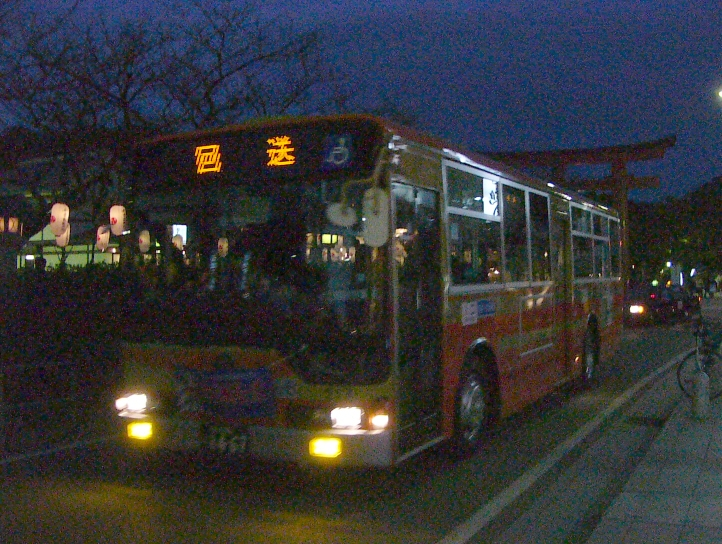
//> input picture filtering_tester/filtering_tester/ISOnoise.jpg, 722 x 544 px
$ ./filtering_tester   (built with g++ and OpenCV 4)
//> lines starting //> are read from the running program, lines starting //| are printed output that depends on the picture
#include <opencv2/opencv.hpp>
#include <opencv2/opencv_lib.hpp>

using namespace cv;


void filterGaussian();
void filterBilateral();
void filterMedian();


int main(){

	filterGaussian();
	filterBilateral();
	filterMedian();

	//OpenCVの関数．何かしらのボタンの入力があるまで，プログラムを止める．
	waitKey(0);
	return 0;
}

void filterGaussian(){

	//Mat型変数の宣言
	Mat inputImage, outputImage, inputImage2;

	//画像の読み込み
	inputImage = imread("ISOnoise.jpg");
//> inputImage is the input picture: 544 rows x 722 cols, CV_8UC3; mean B, G, R 56.1, 53.7, 52

	//RGB画像をグレースケールに変換
	GaussianBlur(inputImage, outputImage, Size(0,0), 6, 6);
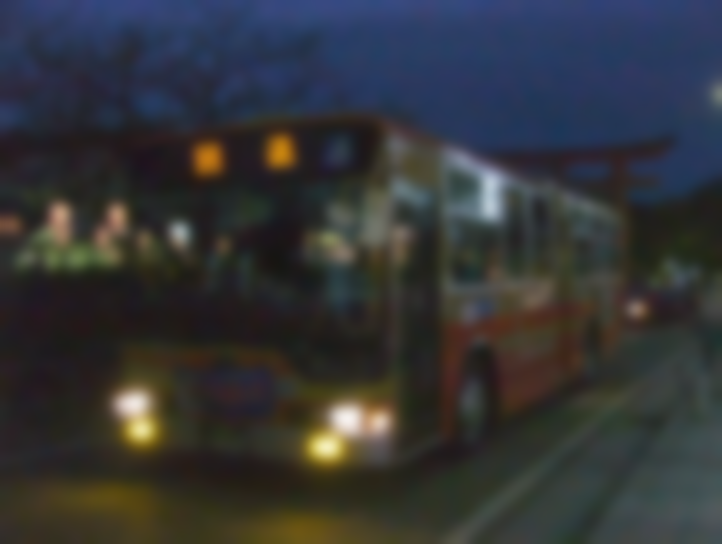
//> outputImage: 544 rows x 722 cols, CV_8UC3; mean B, G, R 56.1, 53.7, 52

	//画像の表示
	imshow("gaussian",outputImage);
	//画像の書き出し
	imwrite("gaussian_lena.jpg",outputImage);

}

void filterBilateral(){

	//Mat型変数の宣言
	Mat inputImage, outputImage, inputImage2;

	//画像の読み込み
	inputImage = imread("ISOnoise.jpg");

	//RGB画像をグレースケールに変換
	bilateralFilter(inputImage, outputImage, 6, 50 ,400);

	//画像の表示
	imshow("bilateral",outputImage);
	//画像の書き出し
	imwrite("bilateral_lena.jpg",outputImage);

}

void filterMedian(){

	//Mat型変数の宣言
	Mat inputImage, outputImage, inputImage2;

	//画像の読み込み
	inputImage = imread("webcam8.jpg");
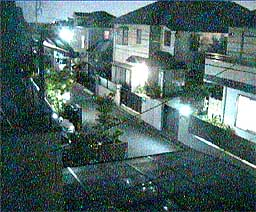
//> input picture filtering_tester/filtering_tester/webcam8.jpg, 256 x 212 px
//> inputImage is the input picture: 212 rows x 256 cols, CV_8UC3; mean B, G, R 99, 100, 76.8

	//RGB画像をグレースケールに変換
	medianBlur(inputImage, outputImage, 21);
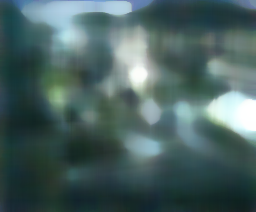
//> outputImage: 212 rows x 256 cols, CV_8UC3; mean B, G, R 97.2, 97.9, 74.1

	//画像の表示
	imshow("median",outputImage);
	//画像の書き出し
	imwrite("median_lena.jpg",outputImage);

}
